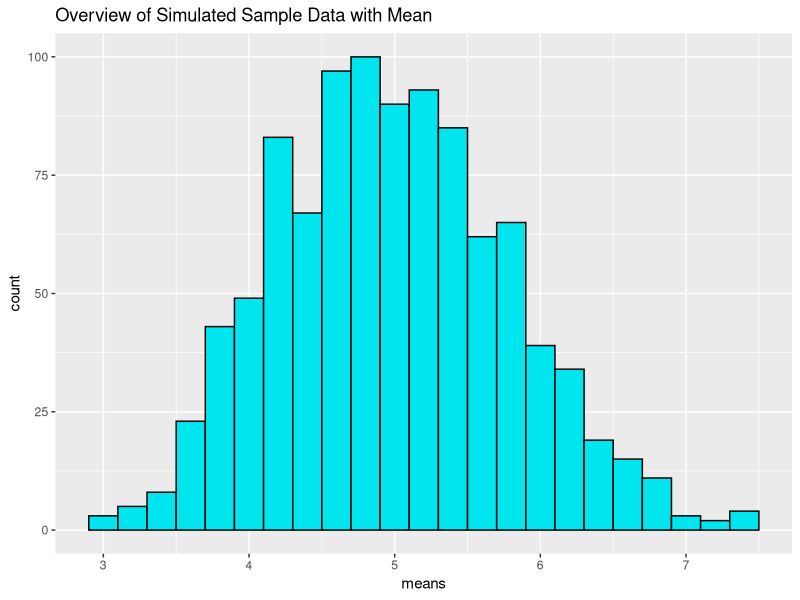
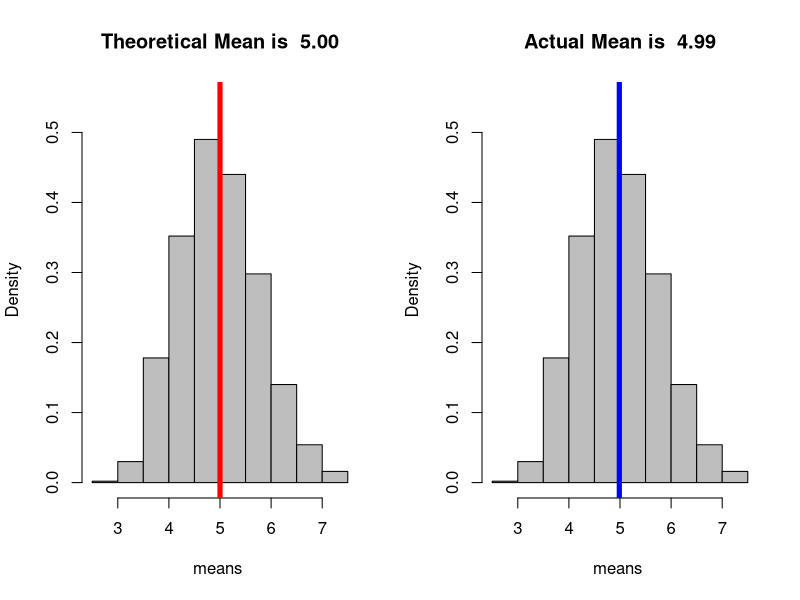
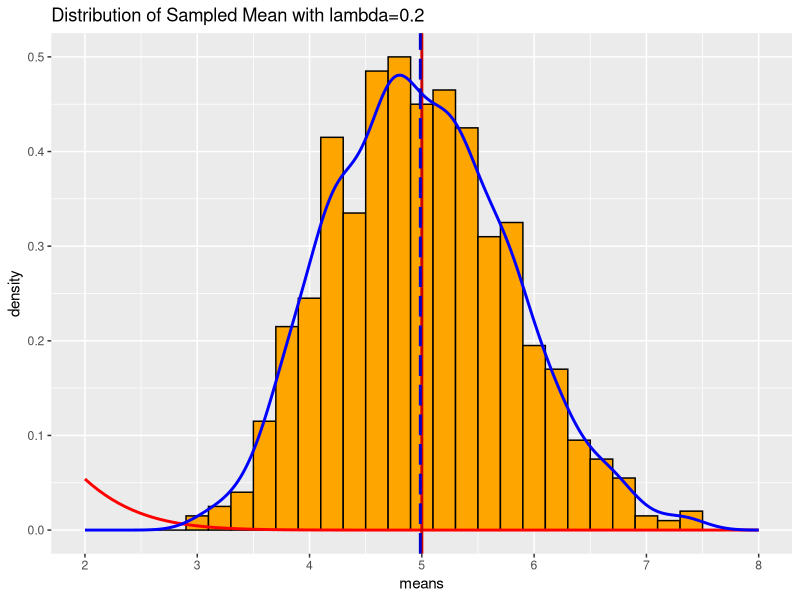

Reproduce these figures in R, in order.
## ---- chunk 1
# load neccesary libraries
library(ggplot2)
library(knitr)
opts_chunk$set(fig.width=7, fig.height=3.5, warning=FALSE, message=FALSE)
## ---- chunk 2
lambda <- 0.2 # lambda for rexp
n <- 40 # number of exponetials
num_sim <- 1000 # number of simulation
set.seed(3) # to reproduce same simulation

exp_dist <- matrix(data=rexp(n * num_sim, lambda), nrow=num_sim)
exp_dist_mean <- data.frame(means=apply(exp_dist, 1, mean))
## ---- chunk 3
# plot the means
ggplot(data = exp_dist_mean, aes(x = means)) + 
  geom_histogram(binwidth = lambda,fill="turquoise2",color="black") +   
  scale_x_continuous(breaks=round(seq(min(exp_dist_mean$means), max(exp_dist_mean$means), by=1))) +
  labs(title="Overview of Simulated Sample Data with Mean")
## ---- chunk 4
theory_mean <- 1/lambda
theory_mean
## ---- chunk 5
sample_mean <- mean(exp_dist_mean$means) #Take mean Of Means
sample_mean
## ---- chunk 6
par(mfrow=c(1,2))
hist(exp_dist_mean$means,probability=T,main=paste('Theoretical Mean is ',format(round(theory_mean,2),nsmall=2)),ylim=c(0,0.55),col='gray',xlab='means ')
abline(v=theory_mean,col='red',lwd=5)
hist(exp_dist_mean$means,probability=T,main=paste('Actual Mean is ',format(round(sample_mean,2),nsmall=2)),ylim=c(0,0.55),col='gray',xlab='means ')
abline(v=sample_mean,col='blue',lwd=5)
## ---- chunk 7
std_dev <- 1/lambda/sqrt(n)
theory_Var <- std_dev^2
theory_Var
## ---- chunk 8

sample_Var <- var(exp_dist_mean$means)
sample_Var
## ---- chunk 9
# plot the means
ggplot(data = exp_dist_mean, aes(x = means)) + 
   geom_histogram(binwidth = lambda,fill="orange1",color="black",  aes(y=..density..)) + 
  stat_function(fun = dnorm, arg = list(mean = theory_mean , sd = std_dev), colour = "red", size=1) + 
  geom_vline(xintercept = theory_mean, size=1, colour="#CC0000") + 
  geom_density(colour="blue", size=1) +
  geom_vline(xintercept = sample_mean, size=1, colour="#0000CC",linetype = "longdash") + 
  scale_x_continuous(breaks=seq(theory_mean-3,theory_mean+3,1), limits=c(theory_mean-3,theory_mean+3))+
  labs(title="Distribution of Sampled Mean with lambda=0.2")

